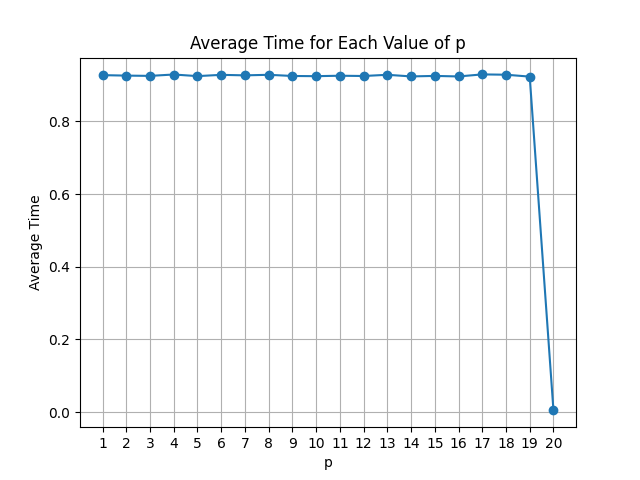

Here is the Python script that generated this plot:
import numpy as np
import matplotlib.pyplot as plt

data = {}
with open('time.txt', 'r') as file:
    for line in file:
        p, time = line.split()
        p = int(p)
        time = float(time)
        
        if p not in data:
            data[p] = []
        data[p].append(time)

p_values = []
average_times = []
for p, times in sorted(data.items()):
    p_values.append(p)
    average_times.append(np.mean(times))

plt.plot(p_values, average_times, marker='o')
plt.title('Average Time for Each Value of p')
plt.xlabel('p')
plt.ylabel('Average Time')
plt.xticks(p_values)
plt.grid()
plt.savefig("plot.png")
